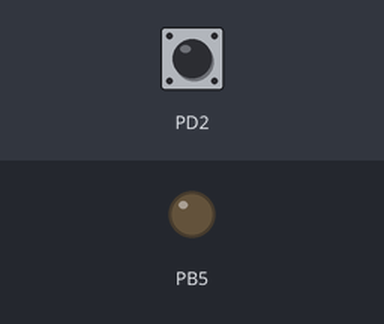
Simulated run of this program. Board: ATmega328P, built with avr-gcc and emulated at 16 MHz (the files do not name the chip). Shown: output pins drawn as LEDs (lit = HIGH). The inputs (shaded band) are chosen by the test bench; at power-on: PD2 HIGH.

Above: at 1.2 s.
1.3 s: PD2 pulled LOW for 0.15 s
At 1.37 s:
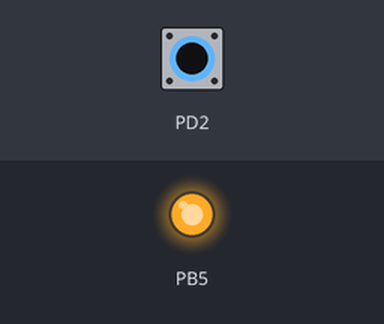
2.9 s: PD2 pulled LOW for 3.2 s
At 6.4 s:
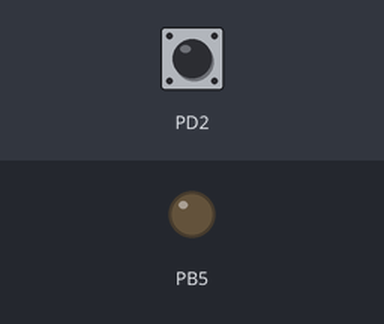
Timing chart, 0 to 7.9 s (numbered marks = the images above; inputs shaded):
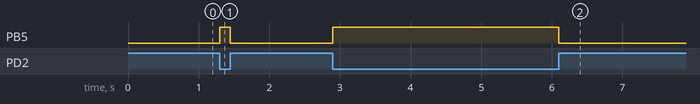

Measured:
- after the input at 1.3 s, PB5: LOW → HIGH at once, → LOW 0.15 s later
- after the input at 2.9 s, PB5: LOW → HIGH at once, → LOW 3.2 s later

The program:

main.c
```c
#define F_CPU 16000000UL

#include <avr/io.h>
#include <util/delay.h>
#include <stdbool.h>

int main (void)
{
    PORTD |= (1 << PD2);

    DDRB |= (1 << PB5);

    while(true){

        if(PIND & (1 << PD2)){
            PORTB &=~ 1 << 5;
        }
        else {
            PORTB |= 1 << 5;
        }

    }
}
```
